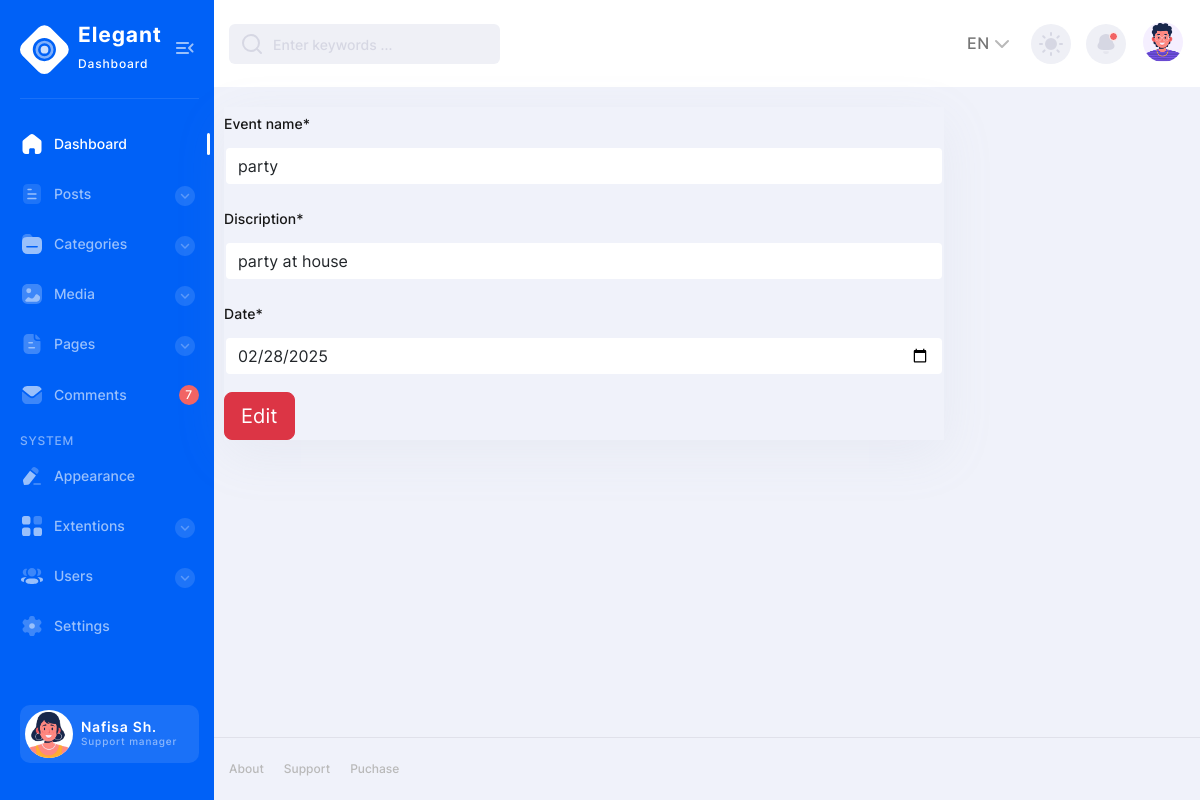
The app's page /edit_todo/16 with its own data.
### new_app/models.py (models this page shows)
class Todo(models.Model):
    event_name = models.CharField(max_length=20)
    discription = models.CharField(max_length=40)
    date = models.DateField()

### new_app/views.py (the view)
# urls.py: path('edit_todo/<int:id>', views.edit_todo, name="edit_todo"),
def edit_todo(request,id):
    data = Todo.objects.get(id=id)
    form = TodoForms(instance=data)
    if request.method == 'POST':
        form1 = TodoForms(request.POST,instance=data)
        if form1.is_valid():
            form1.save()
            return redirect('view_todo')
    return render(request,'update.html',{'form':form})

### new_app/forms.py
class TodoForms(forms.ModelForm):
    date = forms.DateField(widget=DateInput)
    class Meta:
        model = Todo
        fields = ('event_name','discription','date')

### templates/update.html (shortened to what this page needs)
{% extends 'base.html' %}
{%load crispy_forms_tags %}
{% block content %}
               <form method ="post">
                    {{ form|crispy }}
                    <button type="submit" class="btn btn-danger btn-lg">Edit</button>
                </form>
{% endblock %}

### records on screen
Todo: event_name "party", discription "party at house", date "02/28/2025"
